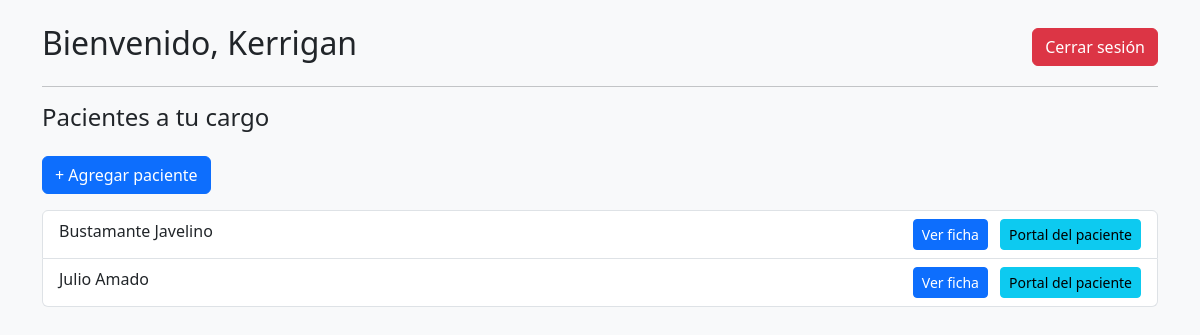
Screenshot of /usuarios/perfil/ (signed in) with the database file from the repository.
### pacientes/models.py (models this page shows, shortened)
class Paciente(models.Model):
    perfil_usuario = models.ForeignKey(
        'usuarios.PerfilUsuario',
        on_delete=models.CASCADE,
        related_name="pacientes_asociados"
    )
    nombre = models.CharField(max_length=100)
    apellido = models.CharField(max_length=100)
    dni = models.CharField(max_length=20)
    email = models.EmailField()
    telefono = models.CharField(max_length=30)
    fecha_nacimiento = models.DateField(null=True, blank=True)
    obra_social = models.CharField(max_length=100, null=True, blank=True)

### usuarios/views.py (the view)
# urls.py: path("perfil/", views.perfil_usuario, name="perfil"),
@login_required
def perfil_usuario(request):
    perfil = request.user.perfil
    pacientes = perfil.pacientes.all()
    return render(request, "usuarios/perfil.html", {
        "usuario": request.user,
        "perfil": perfil,
        "pacientes": pacientes,
    })

### pacientes/context_processors.py (called while the page is built)
def paciente_context(request):
    paciente = None
    paciente_id = None
    try:
        perfil = request.user.perfil
        if perfil and hasattr(perfil, "pacientes"):
            paciente_id = request.session.get("paciente_id")
            if paciente_id:
                paciente = perfil.pacientes.filter(id=paciente_id).first()
    except:
        pass
    return {
        "paciente": paciente,
        "paciente_id": paciente_id,
    }

### usuarios/templates/usuarios/perfil.html (shortened to what this page needs)
<!DOCTYPE html>
<html>
<head>
    <link href="https://cdn.jsdelivr.net/npm/bootstrap@5.3.3/dist/css/bootstrap.min.css" rel="stylesheet">
</head>
<body class="bg-light">
<div class="container mt-4">
    <div class="d-flex justify-content-between align-items-center">
        <h2>Bienvenido, {{ usuario.username }}</h2>
        <form method="POST" action="{% url 'usuarios:logout' %}">
            <button type="submit" class="btn btn-danger">Cerrar sesión</button>
        </form>
    </div>
    <hr>
    <h4>Pacientes a tu cargo</h4>
    <a href="{% url 'pacientes:crear_paciente' %}" class="btn btn-primary mt-3">
        + Agregar paciente
    </a>
    {% if pacientes %}
        <ul class="list-group mt-3">
            {% for p in pacientes %}
                <li class="list-group-item d-flex justify-content-between">
                    {{ p.nombre }} {{ p.apellido }}
                    <div>
                        <a class="btn btn-primary btn-sm"
                        href="{% url 'pacientes:paciente_detalle' p.pk %}">
                            Ver ficha
                        </a>
                        <a class="btn btn-info btn-sm ms-2"
                        href="{% url 'usuarios:portal_paciente' p.pk %}">
                            Portal del paciente
                        </a>
                    </div>
                </li>
            {% endfor %}
        </ul>
    {% else %}
        <p class="text-muted mt-3">Aún no tenés pacientes asociados.</p>
    {% endif %}
</div>
</body>
</html>

### rows the page displays
Paciente: nombre "Bustamante", apellido "Javelino"
Paciente: nombre "Julio", apellido "Amado"

### other values shown
{{ usuario.username }} "Kerrigan"
